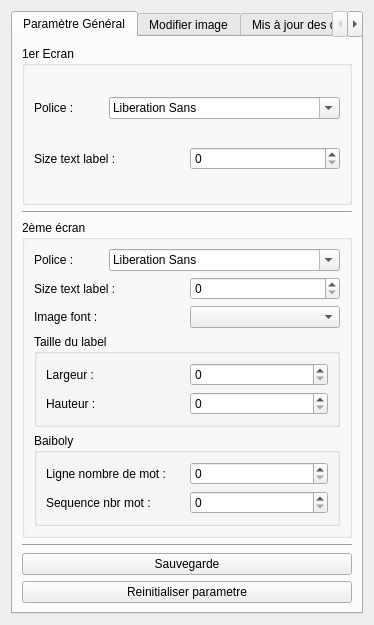
<?xml version="1.0" encoding="UTF-8"?>
<ui version="4.0">
 <class>Form</class>
 <widget class="QWidget" name="Form">
  <property name="geometry">
   <rect>
    <x>0</x>
    <y>0</y>
    <width>374</width>
    <height>625</height>
   </rect>
  </property>
  <property name="minimumSize">
   <size>
    <width>298</width>
    <height>525</height>
   </size>
  </property>
  <property name="maximumSize">
   <size>
    <width>388</width>
    <height>625</height>
   </size>
  </property>
  <property name="windowTitle">
   <string>Paramêtre</string>
  </property>
  <layout class="QGridLayout" name="gridLayout_3">
   <item row="0" column="0">
    <widget class="QTabWidget" name="tabWidget">
     <property name="currentIndex">
      <number>0</number>
     </property>
     <widget class="QWidget" name="tab">
      <attribute name="title">
       <string>Paramètre Général</string>
      </attribute>
      <layout class="QVBoxLayout" name="verticalLayout_3">
       <item>
        <widget class="QGroupBox" name="groupBox">
         <property name="title">
          <string>1er Ecran</string>
         </property>
         <layout class="QGridLayout" name="gridLayout">
          <item row="0" column="0">
           <layout class="QHBoxLayout" name="horizontalLayout">
            <item>
             <widget class="QLabel" name="label">
              <property name="text">
               <string>Police :</string>
              </property>
             </widget>
            </item>
            <item>
             <widget class="QFontComboBox" name="fontComboBox_1scren"/>
            </item>
           </layout>
          </item>
          <item row="1" column="0">
           <layout class="QHBoxLayout" name="horizontalLayout_2">
            <item>
             <widget class="QLabel" name="label_2">
              <property name="text">
               <string>Size text label :</string>
              </property>
             </widget>
            </item>
            <item>
             <widget class="QSpinBox" name="spinBox1scrn"/>
            </item>
           </layout>
          </item>
         </layout>
        </widget>
       </item>
       <item>
        <widget class="Line" name="line">
         <property name="orientation">
          <enum>Qt::Horizontal</enum>
         </property>
        </widget>
       </item>
       <item>
        <widget class="QGroupBox" name="groupBox_2">
         <property name="title">
          <string>2ème écran</string>
         </property>
         <layout class="QGridLayout" name="gridLayout_5">
          <item row="0" column="0">
           <layout class="QHBoxLayout" name="horizontalLayout_3">
            <item>
             <widget class="QLabel" name="label_3">
              <property name="text">
               <string>Police :</string>
              </property>
             </widget>
            </item>
            <item>
             <widget class="QFontComboBox" name="fontComboBox_2scrn"/>
            </item>
           </layout>
          </item>
          <item row="1" column="0">
           <layout class="QHBoxLayout" name="horizontalLayout_4">
            <item>
             <widget class="QLabel" name="label_4">
              <property name="text">
               <string>Size text label :</string>
              </property>
             </widget>
            </item>
            <item>
             <widget class="QSpinBox" name="spinBox_2scrn"/>
            </item>
           </layout>
          </item>
          <item row="2" column="0">
           <layout class="QHBoxLayout" name="horizontalLayout_6">
            <item>
             <widget class="QLabel" name="label_6">
              <property name="minimumSize">
               <size>
                <width>80</width>
                <height>0</height>
               </size>
              </property>
              <property name="text">
               <string>Image font :</string>
              </property>
             </widget>
            </item>
            <item>
             <widget class="QComboBox" name="comboBox_2scrn">
              <property name="minimumSize">
               <size>
                <width>100</width>
                <height>0</height>
               </size>
              </property>
             </widget>
            </item>
           </layout>
          </item>
          <item row="3" column="0">
           <widget class="QGroupBox" name="groupBox_4">
            <property name="title">
             <string>Taille du label</string>
            </property>
            <layout class="QGridLayout" name="gridLayout_4">
             <item row="0" column="0">
              <layout class="QHBoxLayout" name="horizontalLayout_8">
               <item>
                <widget class="QLabel" name="label_8">
                 <property name="text">
                  <string>Largeur :</string>
                 </property>
                </widget>
               </item>
               <item>
                <widget class="QSpinBox" name="spinBox_largeur_label2nd"/>
               </item>
              </layout>
             </item>
             <item row="1" column="0">
              <layout class="QHBoxLayout" name="horizontalLayout_9">
               <item>
                <widget class="QLabel" name="label_9">
                 <property name="text">
                  <string>Hauteur :</string>
                 </property>
                </widget>
               </item>
               <item>
                <widget class="QSpinBox" name="spinBox_hauteur_label2nd"/>
               </item>
              </layout>
             </item>
            </layout>
           </widget>
          </item>
          <item row="4" column="0">
           <widget class="QGroupBox" name="groupBox_3">
            <property name="title">
             <string>Baiboly</string>
            </property>
            <layout class="QGridLayout" name="gridLayout_2">
             <item row="0" column="0">
              <layout class="QHBoxLayout" name="horizontalLayout_7">
               <item>
                <widget class="QLabel" name="label_7">
                 <property name="minimumSize">
                  <size>
                   <width>100</width>
                   <height>0</height>
                  </size>
                 </property>
                 <property name="text">
                  <string>Ligne nombre de mot :</string>
                 </property>
                </widget>
               </item>
               <item>
                <widget class="QSpinBox" name="spinBox_2scrn_2"/>
               </item>
              </layout>
             </item>
             <item row="1" column="0">
              <layout class="QHBoxLayout" name="horizontalLayout_5">
               <item>
                <widget class="QLabel" name="label_5">
                 <property name="minimumSize">
                  <size>
                   <width>100</width>
                   <height>0</height>
                  </size>
                 </property>
                 <property name="text">
                  <string>Sequence nbr mot :</string>
                 </property>
                </widget>
               </item>
               <item>
                <widget class="QSpinBox" name="spinBox_2scrn_3"/>
               </item>
              </layout>
             </item>
            </layout>
           </widget>
          </item>
         </layout>
        </widget>
       </item>
       <item>
        <widget class="Line" name="line_2">
         <property name="orientation">
          <enum>Qt::Horizontal</enum>
         </property>
        </widget>
       </item>
       <item>
        <layout class="QVBoxLayout" name="verticalLayout_2">
         <item>
          <widget class="QPushButton" name="sauvegarde">
           <property name="text">
            <string>Sauvegarde</string>
           </property>
          </widget>
         </item>
         <item>
          <widget class="QPushButton" name="reinitialiser_parametre">
           <property name="text">
            <string>Reinitialiser parametre</string>
           </property>
          </widget>
         </item>
        </layout>
       </item>
      </layout>
     </widget>
     <widget class="QWidget" name="tab_2">
      <attribute name="title">
       <string>Modifier image</string>
      </attribute>
      <layout class="QGridLayout" name="gridLayout_7">
       <item row="0" column="0">
        <widget class="QGroupBox" name="groupBox_5">
         <property name="title">
          <string>Parametre image de fond</string>
         </property>
         <layout class="QGridLayout" name="gridLayout_6">
          <item row="0" column="0">
           <layout class="QVBoxLayout" name="verticalLayout">
            <item>
             <layout class="QHBoxLayout" name="horizontalLayout_10">
              <item>
               <widget class="QLabel" name="label_10">
                <property name="text">
                 <string>Luminosité de l'image :</string>
                </property>
               </widget>
              </item>
              <item>
               <widget class="QSpinBox" name="spinBox_lum_img"/>
              </item>
             </layout>
            </item>
            <item>
             <widget class="QPushButton" name="pushButton">
              <property name="text">
               <string>Appliquer modification</string>
              </property>
             </widget>
            </item>
           </layout>
          </item>
          <item row="1" column="0">
           <spacer name="verticalSpacer">
            <property name="orientation">
             <enum>Qt::Vertical</enum>
            </property>
            <property name="sizeHint" stdset="0">
             <size>
              <width>20</width>
              <height>40</height>
             </size>
            </property>
           </spacer>
          </item>
         </layout>
        </widget>
       </item>
      </layout>
     </widget>
     <widget class="QWidget" name="tab_3">
      <attribute name="title">
       <string>Mis à jour des données</string>
      </attribute>
     </widget>
    </widget>
   </item>
  </layout>
 </widget>
 <resources/>
 <connections/>
</ui>
